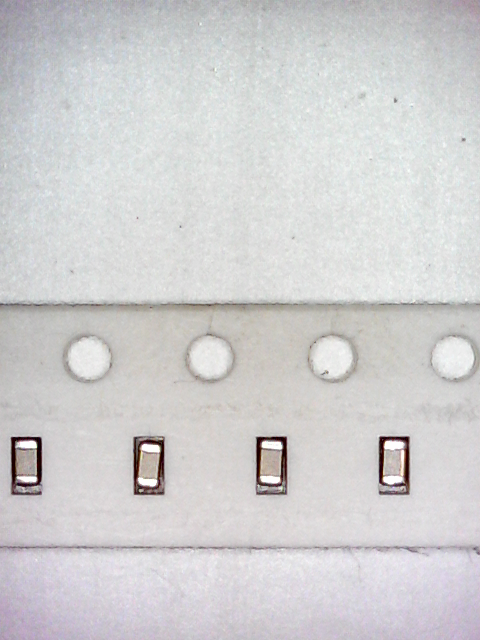
#> input picture tests/staticTape/tape2.png, 480 x 640 px
$ python staticTape.py   (Python 2 division)
#> lines starting #> are read from the running program, lines starting #| are printed output that depends on the picture
import numpy as np
import cv2
from matplotlib import pyplot as plt
import pprint
import math

# based on http://opencv-python-tutroals.readthedocs.org/en/latest/py_tutorials/py_imgproc/py_houghcircles/py_houghcircles.html


vision = False
# i pokud neni zaple vision, musi se hledat hned i prvni centrovaci kolecko, aby se dala vision zapnout i pozdeji


w = 8 # width of the tape in mm
p0 = 4 # pitch of sprocket holes on the tape in mm
p1 = 4 # pitch between parts
a0 = 1.2 # component size in X direction
b0 = 0.8 # component size in Y direction

tapeOrientation = 2 # 0-left X-, 1-top/back Y+, 2-right X+, 3-bottom/front Y-
pin1 = 'A' # pin 1 quadrant: Top, A, B, C, D

partCount = 4 # how many patrs the tape has.
partIndex = 1 # set the incremental index to 1 = 1st part in the tape

if vision is True:
	print('Top Vision: On')

else:
	print('Top Vision: Off')

#25,463 1st component

firstPartPos = (25,463) # normally determined by user by clicking into the image.
currentPartPos =  (0,0)
previousPartPos = firstPartPos

#===============================================================================


img = cv2.imread('tape2.png',0) # CCD image
#> img: shape (640, 480); min 1, max 253, mean 207.4
img2 = cv2.medianBlur(img, 5)

#img2 = cv2.Canny(img,20,330)

cimg = cv2.cvtColor(img,cv2.COLOR_GRAY2BGR)
cimg2 = cv2.cvtColor(img2,cv2.COLOR_GRAY2BGR)


crossColor = (255,0,0)
crossThickenss = 1


minDist = 30 # min distance between circles centers. Low enough value can even find circle inside circle. But it generates so many circles(useless). High value on the other side generate smaller amount of circles, but can miss the right one. So the strategy for PCB fiducials will be: Corp the CCD image only to small area where fiducial is expected. Use lower minDist value

circles = cv2.HoughCircles(img,cv2.HOUGH_GRADIENT,1,minDist,
                            param1=50,param2=30,minRadius=20,maxRadius=45)
#> circles = [[454.5, 357.5, 25.1], [331.5, 357.5, 25.7], [89.5, 357.5, 21.6], [211.5, 357.5, 24], [341.5, 94.5, 24.5]]

circles2 = cv2.HoughCircles(img2,cv2.HOUGH_GRADIENT,1,minDist,
                            param1=50,param2=30,minRadius=20,maxRadius=45)
#> circles2 = [[87.5, 357.5, 25.7], [209.5, 357.5, 21], [456.5, 357.5, 24.3], [330.5, 357.5, 20.7]]


circles = np.uint16(np.around(circles))
#> circles = [[454, 358, 25], [332, 358, 26], [90, 358, 22], [212, 358, 24], [342, 94, 24]]


#show all patrs positions

print ('1st part on firstPartPos')

for x in range(2,partCount+1):


	if tapeOrientation == 0:
		currentPartPos = (previousPartPos[0]-122, previousPartPos[1])
	elif tapeOrientation == 1:
		currentPartPos = (previousPartPos[0], previousPartPos[1]+122)
	elif tapeOrientation == 2:
		currentPartPos = (previousPartPos[0]+122, previousPartPos[1])
	elif tapeOrientation == 3:
		currentPartPos = (previousPartPos[0], previousPartPos[1]-122)

	previousPartPos = currentPartPos
	print "Part %d is on pos X: %d Y: %d" % (x, currentPartPos[0], currentPartPos[1])

    	# draw the crosshair
    	cv2.line(cimg2, (currentPartPos[0]-25, currentPartPos[1]), (currentPartPos[0]+25, currentPartPos[1]), crossColor,crossThickenss) # horizontal line
    	cv2.line(cimg2, (currentPartPos[0], currentPartPos[1]-25), (currentPartPos[0], currentPartPos[1]+25), crossColor,crossThickenss) # vertical line
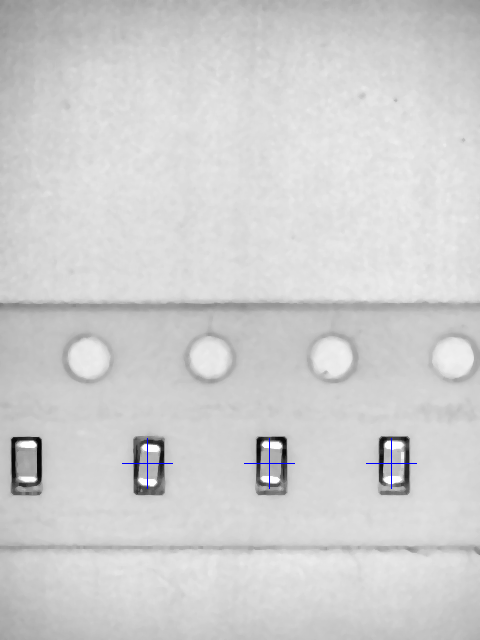
#> cimg2: shape (640, 480, 3); mean B, G, R 207.7, 207.4, 207.4


'''

for i in circles[0,:]:
    # draw the outer circle
    cv2.circle( cimg,(i[0],i[1]),i[2],(0,255,0),2)
    # draw the crosshair
    cv2.line(cimg, (i[0]-25, i[1]), (i[0]+25, i[1]), crossColor,crossThickenss) # horizontal line
    cv2.line(cimg, (i[0], i[1]-25), (i[0], i[1]+25), crossColor,crossThickenss) # vertical line
'''

#pprint.pprint(circles)

'''
circles2 = np.uint16(np.around(circles2))
for i in circles2[0,:]:
    # draw the outer circle
    cv2.circle( cimg2,(i[0],i[1]),i[2],(0,255,0),2)
    # draw the crosshair
    cv2.line(cimg2, (i[0]-25, i[1]), (i[0]+25, i[1]), crossColor,crossThickenss) # horizontal line
    cv2.line(cimg2, (i[0], i[1]-25), (i[0], i[1]+25), crossColor,crossThickenss) # vertical line
'''
#pprint.pprint(circles2)


fig = plt.figure()

#f1 = fig.add_subplot(221)
#f1.set_title('1. original')
#f1.imshow(img)

f2 = fig.add_subplot(121)
f2.set_title('2. medianBlur')
f2.imshow(img2)

#f3 = fig.add_subplot(223)
#f3.set_title('3. circles')
#f3.imshow(cimg)

f4 = fig.add_subplot(122)
f4.set_title('4. circles blur')
f4.imshow(cimg2)


#plt.imshow(img, 'gray'),plt.imshow(img2, 'gray'),
plt.show()
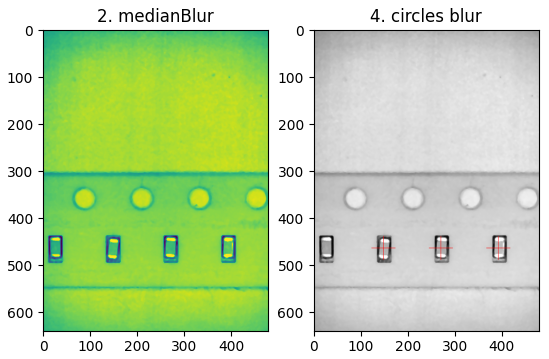
#> figure drawn by matplotlib, 2 panels; B, G, R data is drawn as R, G, B

$ run again, with tests/staticTape/tape3.png copied over tests/staticTape/tape2.png
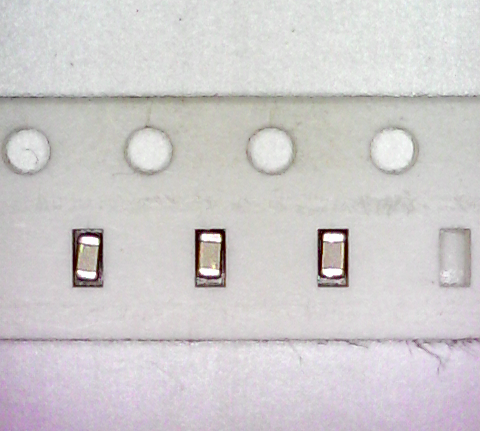
#> input picture tests/staticTape/tape3.png, 480 x 431 px
#> `img2 = cv2.medianBlur(img, 5)`:
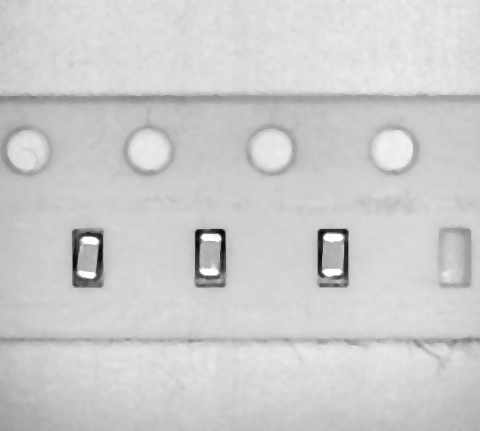
#> img2: shape (431, 480); min 11, max 253, mean 204.7
#> `circles = cv2.HoughCircles(img,cv2.HOUGH_GRADIENT,1,minDist, param1=50..`: circles = [[24.5, 151.5, 23.9], [146.5, 150.5, 24.1], [271.5, 150.5, 24.6], [390.5, 147.5, 22.4]]
#> circles2 = [[148.5, 149.5, 25.8], [392.5, 149.5, 26], [27.5, 149.5, 20.7], [271.5, 150.5, 25.2]]
#> `circles = np.uint16(np.around(circles))`: circles = [[24, 152, 24], [146, 150, 24], [272, 150, 25], [390, 148, 22]]
#> `plt.show()`:
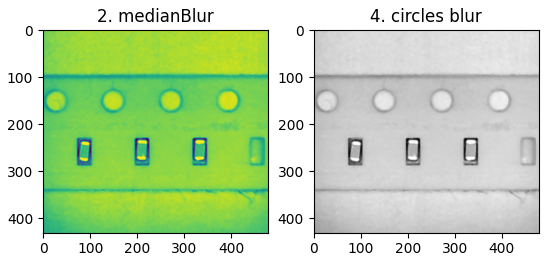
#> figure drawn by matplotlib, 2 panels
